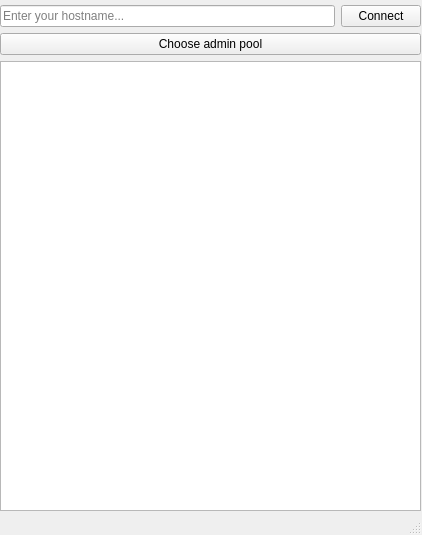
<?xml version="1.0" encoding="UTF-8"?>
<ui version="4.0">
 <class>MainWindow</class>
 <widget class="QMainWindow" name="MainWindow">
  <property name="geometry">
   <rect>
    <x>0</x>
    <y>0</y>
    <width>422</width>
    <height>535</height>
   </rect>
  </property>
  <property name="windowTitle">
   <string>MainWindow</string>
  </property>
  <widget class="QWidget" name="centralwidget">
   <widget class="QWidget" name="gridLayoutWidget">
    <property name="geometry">
     <rect>
      <x>0</x>
      <y>0</y>
      <width>421</width>
      <height>511</height>
     </rect>
    </property>
    <layout class="QGridLayout" name="gridLayout">
     <property name="topMargin">
      <number>5</number>
     </property>
     <item row="0" column="0">
      <widget class="QLineEdit" name="lineEdit">
       <property name="placeholderText">
        <string>Enter your hostname...</string>
       </property>
      </widget>
     </item>
     <item row="1" column="0" colspan="2">
      <widget class="QPushButton" name="getPool">
       <property name="text">
        <string>Choose admin pool</string>
       </property>
      </widget>
     </item>
     <item row="0" column="1">
      <widget class="QPushButton" name="connectButton">
       <property name="text">
        <string>Connect</string>
       </property>
      </widget>
     </item>
     <item row="2" column="0" colspan="2">
      <widget class="QTextBrowser" name="textBrowser"/>
     </item>
    </layout>
   </widget>
  </widget>
  <widget class="QStatusBar" name="statusbar"/>
 </widget>
 <resources/>
 <connections/>
</ui>
